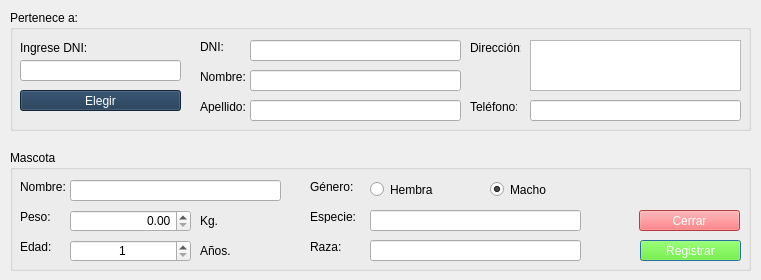
<?xml version="1.0" encoding="UTF-8"?>
<ui version="4.0">
 <class>registrarMascota</class>
 <widget class="QDialog" name="registrarMascota">
  <property name="geometry">
   <rect>
    <x>0</x>
    <y>0</y>
    <width>761</width>
    <height>280</height>
   </rect>
  </property>
  <property name="windowTitle">
   <string>Dialog</string>
  </property>
  <widget class="QGroupBox" name="groupBox">
   <property name="geometry">
    <rect>
     <x>10</x>
     <y>150</y>
     <width>741</width>
     <height>121</height>
    </rect>
   </property>
   <property name="title">
    <string>Mascota</string>
   </property>
   <widget class="QRadioButton" name="rbHembra">
    <property name="geometry">
     <rect>
      <x>360</x>
      <y>30</y>
      <width>84</width>
      <height>19</height>
     </rect>
    </property>
    <property name="cursor">
     <cursorShape>PointingHandCursor</cursorShape>
    </property>
    <property name="text">
     <string>Hembra</string>
    </property>
   </widget>
   <widget class="QRadioButton" name="rbMacho">
    <property name="geometry">
     <rect>
      <x>480</x>
      <y>30</y>
      <width>91</width>
      <height>19</height>
     </rect>
    </property>
    <property name="cursor">
     <cursorShape>PointingHandCursor</cursorShape>
    </property>
    <property name="text">
     <string>Macho</string>
    </property>
    <property name="checked">
     <bool>true</bool>
    </property>
   </widget>
   <widget class="QLabel" name="label_26">
    <property name="geometry">
     <rect>
      <x>190</x>
      <y>60</y>
      <width>47</width>
      <height>21</height>
     </rect>
    </property>
    <property name="cursor">
     <cursorShape>ForbiddenCursor</cursorShape>
    </property>
    <property name="text">
     <string>Kg.</string>
    </property>
   </widget>
   <widget class="QLineEdit" name="txtEspecieMas">
    <property name="geometry">
     <rect>
      <x>360</x>
      <y>60</y>
      <width>211</width>
      <height>21</height>
     </rect>
    </property>
    <property name="cursor">
     <cursorShape>IBeamCursor</cursorShape>
    </property>
    <property name="readOnly">
     <bool>false</bool>
    </property>
   </widget>
   <widget class="QLabel" name="label_16">
    <property name="geometry">
     <rect>
      <x>10</x>
      <y>60</y>
      <width>47</width>
      <height>13</height>
     </rect>
    </property>
    <property name="text">
     <string>Peso:</string>
    </property>
   </widget>
   <widget class="QLabel" name="label_27">
    <property name="geometry">
     <rect>
      <x>300</x>
      <y>60</y>
      <width>47</width>
      <height>13</height>
     </rect>
    </property>
    <property name="text">
     <string>Especie:</string>
    </property>
   </widget>
   <widget class="QLabel" name="label_28">
    <property name="geometry">
     <rect>
      <x>300</x>
      <y>30</y>
      <width>47</width>
      <height>13</height>
     </rect>
    </property>
    <property name="text">
     <string>Género:</string>
    </property>
   </widget>
   <widget class="QLabel" name="label_17">
    <property name="geometry">
     <rect>
      <x>10</x>
      <y>30</y>
      <width>47</width>
      <height>13</height>
     </rect>
    </property>
    <property name="text">
     <string>Nombre:</string>
    </property>
   </widget>
   <widget class="QLineEdit" name="txtNombreMas">
    <property name="geometry">
     <rect>
      <x>60</x>
      <y>30</y>
      <width>211</width>
      <height>21</height>
     </rect>
    </property>
    <property name="cursor">
     <cursorShape>IBeamCursor</cursorShape>
    </property>
    <property name="readOnly">
     <bool>false</bool>
    </property>
   </widget>
   <widget class="QLabel" name="label_32">
    <property name="geometry">
     <rect>
      <x>10</x>
      <y>90</y>
      <width>47</width>
      <height>13</height>
     </rect>
    </property>
    <property name="text">
     <string>Edad:</string>
    </property>
   </widget>
   <widget class="QLabel" name="label_29">
    <property name="geometry">
     <rect>
      <x>300</x>
      <y>90</y>
      <width>47</width>
      <height>13</height>
     </rect>
    </property>
    <property name="text">
     <string>Raza:</string>
    </property>
   </widget>
   <widget class="QLineEdit" name="txtRazaMas">
    <property name="geometry">
     <rect>
      <x>360</x>
      <y>90</y>
      <width>211</width>
      <height>21</height>
     </rect>
    </property>
    <property name="cursor">
     <cursorShape>IBeamCursor</cursorShape>
    </property>
    <property name="readOnly">
     <bool>false</bool>
    </property>
   </widget>
   <widget class="QPushButton" name="cmdRegistrar">
    <property name="geometry">
     <rect>
      <x>630</x>
      <y>90</y>
      <width>101</width>
      <height>21</height>
     </rect>
    </property>
    <property name="cursor">
     <cursorShape>PointingHandCursor</cursorShape>
    </property>
    <property name="styleSheet">
     <string notr="true">color: rgb(255, 255, 255);
background-color: rgb(85, 255, 0);
font: 10pt &quot;MS Shell Dlg 2&quot;;</string>
    </property>
    <property name="text">
     <string>Registrar</string>
    </property>
   </widget>
   <widget class="QDoubleSpinBox" name="dspPesoMas">
    <property name="geometry">
     <rect>
      <x>60</x>
      <y>60</y>
      <width>121</width>
      <height>22</height>
     </rect>
    </property>
    <property name="alignment">
     <set>Qt::AlignRight|Qt::AlignTrailing|Qt::AlignVCenter</set>
    </property>
   </widget>
   <widget class="QSpinBox" name="intPeso">
    <property name="geometry">
     <rect>
      <x>60</x>
      <y>90</y>
      <width>121</width>
      <height>22</height>
     </rect>
    </property>
    <property name="alignment">
     <set>Qt::AlignCenter</set>
    </property>
    <property name="minimum">
     <number>1</number>
    </property>
   </widget>
   <widget class="QLabel" name="label_30">
    <property name="geometry">
     <rect>
      <x>190</x>
      <y>90</y>
      <width>47</width>
      <height>21</height>
     </rect>
    </property>
    <property name="cursor">
     <cursorShape>ForbiddenCursor</cursorShape>
    </property>
    <property name="text">
     <string>Años.</string>
    </property>
   </widget>
  </widget>
  <widget class="QPushButton" name="cmdCerrar">
   <property name="geometry">
    <rect>
     <x>639</x>
     <y>210</y>
     <width>101</width>
     <height>21</height>
    </rect>
   </property>
   <property name="cursor">
    <cursorShape>PointingHandCursor</cursorShape>
   </property>
   <property name="styleSheet">
    <string notr="true">color: rgb(255, 255, 255);
background-color: rgb(255, 87, 90);
font: 10pt &quot;MS Shell Dlg 2&quot;;</string>
   </property>
   <property name="text">
    <string>Cerrar</string>
   </property>
  </widget>
  <widget class="QGroupBox" name="groupBox_4">
   <property name="geometry">
    <rect>
     <x>10</x>
     <y>10</y>
     <width>741</width>
     <height>121</height>
    </rect>
   </property>
   <property name="title">
    <string>Pertenece a:</string>
   </property>
   <widget class="QLabel" name="label_8">
    <property name="geometry">
     <rect>
      <x>190</x>
      <y>90</y>
      <width>47</width>
      <height>13</height>
     </rect>
    </property>
    <property name="text">
     <string>Apellido:</string>
    </property>
   </widget>
   <widget class="QLineEdit" name="txtDniCli">
    <property name="geometry">
     <rect>
      <x>240</x>
      <y>30</y>
      <width>211</width>
      <height>21</height>
     </rect>
    </property>
    <property name="cursor">
     <cursorShape>ForbiddenCursor</cursorShape>
    </property>
    <property name="readOnly">
     <bool>true</bool>
    </property>
   </widget>
   <widget class="QLabel" name="label_12">
    <property name="geometry">
     <rect>
      <x>460</x>
      <y>90</y>
      <width>47</width>
      <height>13</height>
     </rect>
    </property>
    <property name="text">
     <string>Teléfono:</string>
    </property>
   </widget>
   <widget class="QLabel" name="label_11">
    <property name="geometry">
     <rect>
      <x>460</x>
      <y>30</y>
      <width>51</width>
      <height>16</height>
     </rect>
    </property>
    <property name="text">
     <string>Dirección:</string>
    </property>
   </widget>
   <widget class="QLineEdit" name="txtApellidoCli">
    <property name="geometry">
     <rect>
      <x>240</x>
      <y>90</y>
      <width>211</width>
      <height>21</height>
     </rect>
    </property>
    <property name="cursor">
     <cursorShape>ForbiddenCursor</cursorShape>
    </property>
    <property name="readOnly">
     <bool>true</bool>
    </property>
   </widget>
   <widget class="QLineEdit" name="txtTelefonoCli">
    <property name="geometry">
     <rect>
      <x>520</x>
      <y>90</y>
      <width>211</width>
      <height>21</height>
     </rect>
    </property>
    <property name="cursor">
     <cursorShape>ForbiddenCursor</cursorShape>
    </property>
    <property name="readOnly">
     <bool>true</bool>
    </property>
   </widget>
   <widget class="QLabel" name="label_6">
    <property name="geometry">
     <rect>
      <x>10</x>
      <y>30</y>
      <width>71</width>
      <height>16</height>
     </rect>
    </property>
    <property name="text">
     <string>Ingrese DNI:</string>
    </property>
   </widget>
   <widget class="QLabel" name="label_7">
    <property name="geometry">
     <rect>
      <x>190</x>
      <y>60</y>
      <width>47</width>
      <height>13</height>
     </rect>
    </property>
    <property name="text">
     <string>Nombre:</string>
    </property>
   </widget>
   <widget class="QLineEdit" name="txtNombreCli">
    <property name="geometry">
     <rect>
      <x>240</x>
      <y>60</y>
      <width>211</width>
      <height>21</height>
     </rect>
    </property>
    <property name="cursor">
     <cursorShape>ForbiddenCursor</cursorShape>
    </property>
    <property name="readOnly">
     <bool>true</bool>
    </property>
   </widget>
   <widget class="QPlainTextEdit" name="txtDireccionCli">
    <property name="geometry">
     <rect>
      <x>520</x>
      <y>30</y>
      <width>211</width>
      <height>51</height>
     </rect>
    </property>
    <property name="cursor" stdset="0">
     <cursorShape>ForbiddenCursor</cursorShape>
    </property>
    <property name="readOnly">
     <bool>true</bool>
    </property>
   </widget>
   <widget class="QLabel" name="label_9">
    <property name="geometry">
     <rect>
      <x>190</x>
      <y>30</y>
      <width>47</width>
      <height>13</height>
     </rect>
    </property>
    <property name="text">
     <string>DNI:</string>
    </property>
   </widget>
   <widget class="QLineEdit" name="txtBuscarCli">
    <property name="geometry">
     <rect>
      <x>10</x>
      <y>50</y>
      <width>161</width>
      <height>21</height>
     </rect>
    </property>
   </widget>
   <widget class="QPushButton" name="cmdElegirCli">
    <property name="geometry">
     <rect>
      <x>10</x>
      <y>80</y>
      <width>161</width>
      <height>21</height>
     </rect>
    </property>
    <property name="cursor">
     <cursorShape>PointingHandCursor</cursorShape>
    </property>
    <property name="styleSheet">
     <string notr="true">background-color: rgb(26, 53, 80);
color: rgb(255, 255, 255);</string>
    </property>
    <property name="text">
     <string>Elegir</string>
    </property>
   </widget>
  </widget>
 </widget>
 <tabstops>
  <tabstop>txtBuscarCli</tabstop>
  <tabstop>cmdElegirCli</tabstop>
  <tabstop>txtDniCli</tabstop>
  <tabstop>txtNombreCli</tabstop>
  <tabstop>txtApellidoCli</tabstop>
  <tabstop>txtDireccionCli</tabstop>
  <tabstop>txtTelefonoCli</tabstop>
  <tabstop>txtNombreMas</tabstop>
  <tabstop>dspPesoMas</tabstop>
  <tabstop>rbHembra</tabstop>
  <tabstop>rbMacho</tabstop>
  <tabstop>txtEspecieMas</tabstop>
  <tabstop>txtRazaMas</tabstop>
  <tabstop>cmdRegistrar</tabstop>
  <tabstop>cmdCerrar</tabstop>
 </tabstops>
 <resources/>
 <connections/>
</ui>
